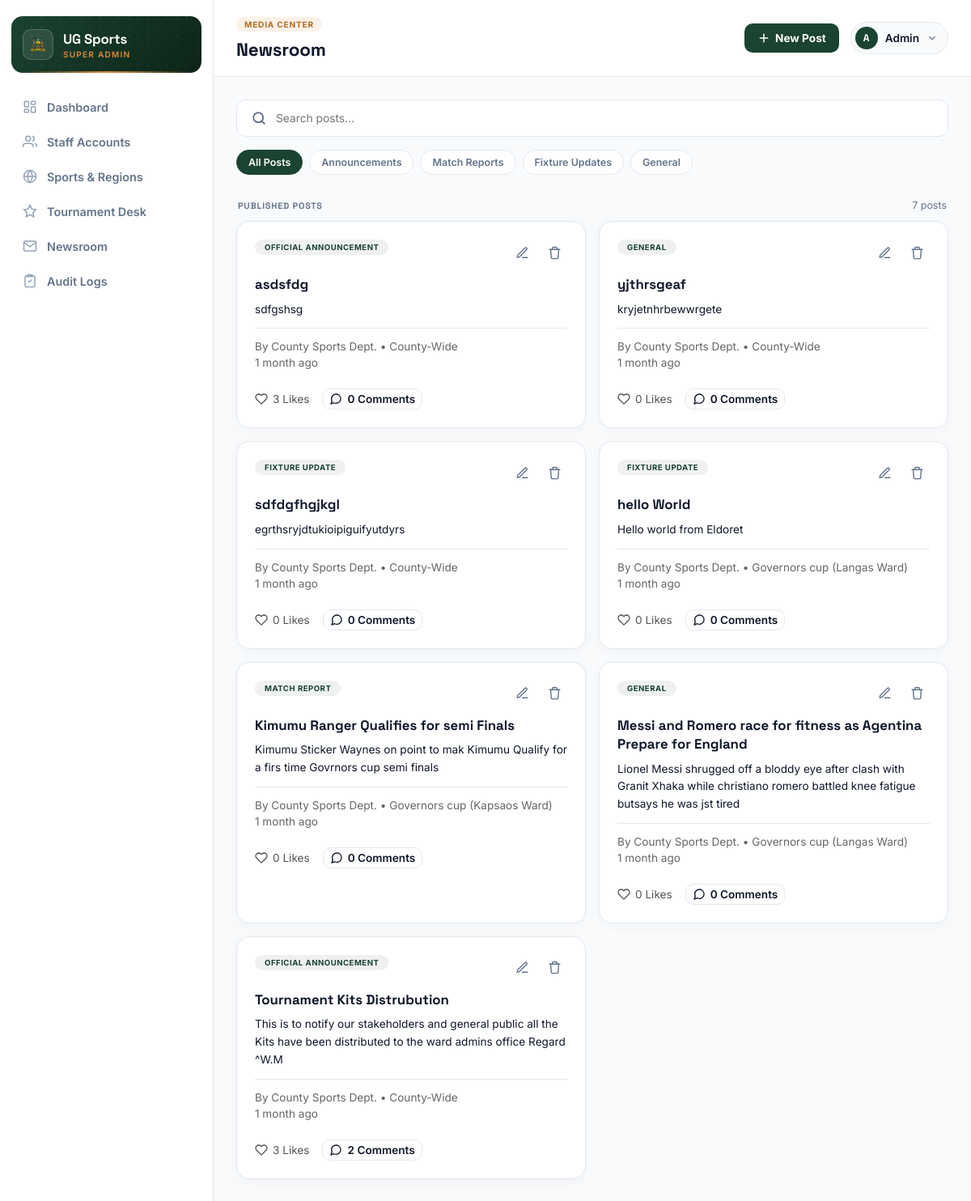
Page /accounts/newsroom/ (signed in) on the earlier database version.
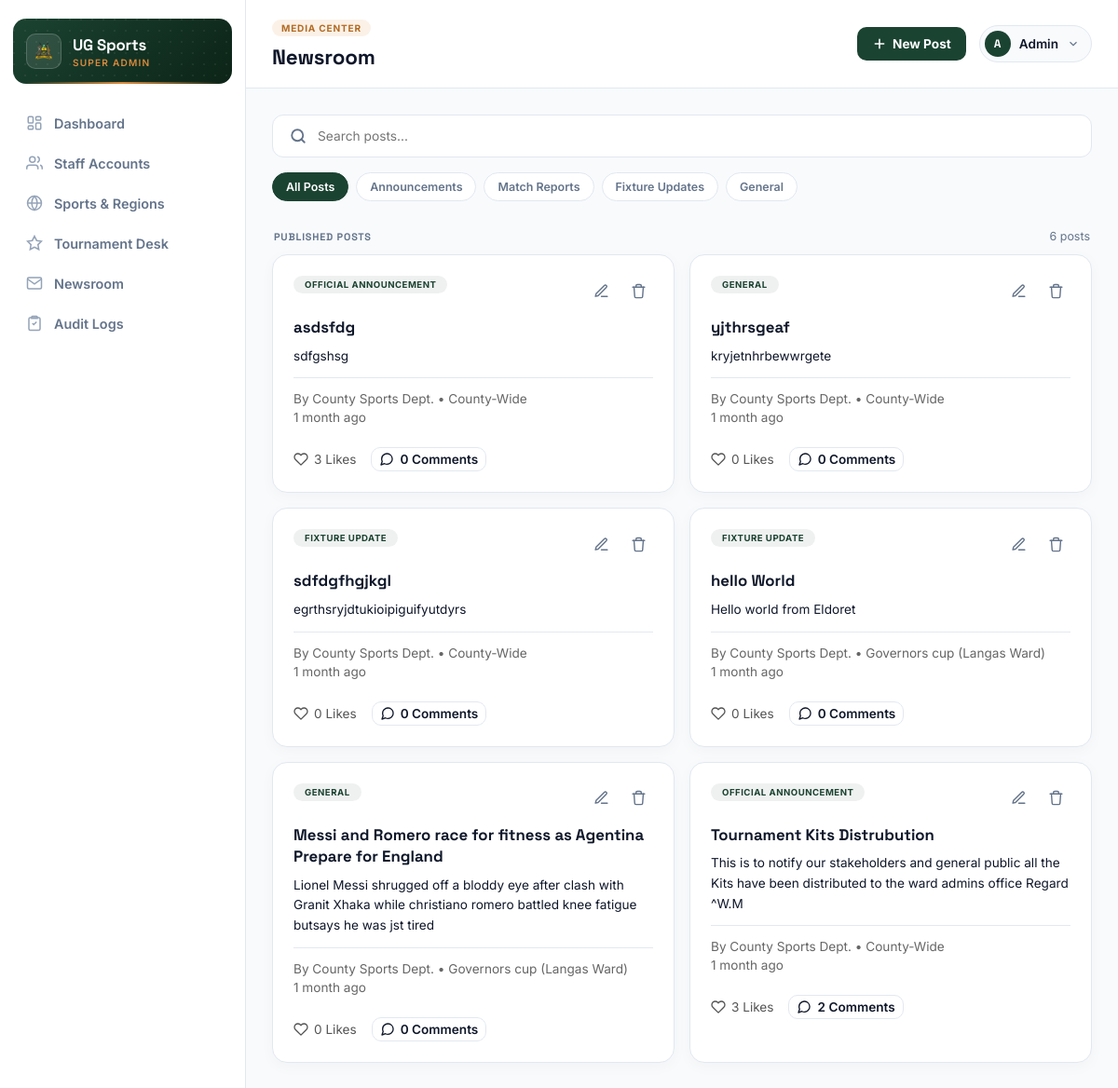
Same page on the later database version.
### accounts/models.py (models this page shows, shortened)
class NewsPost(models.Model):
    TAG_CHOICES = [
        ('announcement', 'Official Announcement'),
        ('match_report', 'Match Report'),
        ('fixture_update', 'Fixture Update'),
        ('general', 'General'),
    ]
    title = models.CharField(max_length=255, help_text="Headline of the post")
    tag = models.CharField(max_length=30, choices=TAG_CHOICES, default='general')
    sub_county = models.ForeignKey(
        SubCounty, on_delete=models.CASCADE, null=True, blank=True,
        related_name='news_posts', help_text="Leave blank for County-Wide scope"
    )
    phase = models.ForeignKey(
        Phase, on_delete=models.CASCADE, null=True, blank=True,
        related_name='news_posts', help_text="Link this news to a specific phase"
    )
    body = models.TextField(help_text="The full story content")
    author = models.ForeignKey(
        settings.AUTH_USER_MODEL, on_delete=models.SET_NULL, null=True,
        related_name='authored_news'
    )
    published_at = models.DateTimeField(auto_now_add=True)
    updated_at = models.DateTimeField(auto_now=True)
    like_count = models.PositiveIntegerField(default=0)
    class Meta:
        ordering = ['-published_at']

class User(AbstractUser):
    class Role(models.TextChoices):
        SYSTEM_ADMIN = 'system_admin', 'System Admin'
        COUNTY_ICT_OFFICER = 'county_ict', 'County ICT Officer'
        SUB_COUNTY_ADMIN = 'sub_county_admin', 'Sub-County Admin'
        WARD_ADMIN = 'ward_admin', 'Ward Admin'
        TEAM_MANAGER = 'team_manager', 'Team Manager'
    role = models.CharField(max_length=20, choices=Role.choices)
    sub_county = models.ForeignKey(
        SubCounty, on_delete=models.PROTECT, null=True, blank=True, related_name='admins'
    )
    ward = models.ForeignKey(
        Ward, on_delete=models.PROTECT, null=True, blank=True, related_name='admins'
    )
    phone_number = models.CharField(max_length=20, blank=True)

class Phase(models.Model):
    class Stage(models.TextChoices):
        WARD = 'ward', 'Ward Phase'
        SUB_COUNTY = 'sub_county', 'Sub-County Phase'
        COUNTY = 'county', 'County Phase'
        FINAL = 'final', 'Final Phase'
    class Status(models.TextChoices):
        UPCOMING = 'upcoming', 'Upcoming'
        ONGOING = 'ongoing', 'Ongoing'
        COMPLETED = 'completed', 'Completed'
    STAGE_ORDER = {
        Stage.WARD: 1,
        Stage.SUB_COUNTY: 2,
        Stage.COUNTY: 3,
        Stage.FINAL: 4,
    }
    tournament = models.ForeignKey(Tournament, on_delete=models.CASCADE, related_name='phases')
    stage = models.CharField(max_length=20, choices=Stage.choices)
    order = models.PositiveSmallIntegerField(editable=False, default=1)
    status = models.CharField(max_length=20, choices=Status.choices, default=Status.UPCOMING)
    ward = models.ForeignKey(
        Ward, on_delete=models.PROTECT, null=True, blank=True, related_name='phases'
    )
    sub_county = models.ForeignKey(
        SubCounty, on_delete=models.PROTECT, null=True, blank=True, related_name='phases'
    )
    start_date = models.DateField(null=True, blank=True)
    end_date = models.DateField(null=True, blank=True)
    created_by = models.ForeignKey(
        settings.AUTH_USER_MODEL, on_delete=models.SET_NULL, null=True,
        related_name='phases_created'
    )
    created_at = models.DateTimeField(auto_now_add=True)
    class Meta:
        unique_together = ('tournament', 'stage', 'ward', 'sub_county')
        ordering = ['tournament', 'order', 'ward__name', 'sub_county__name']
    @property
    def scope_label(self):
        if self.ward:
            return f"{self.ward.name} Ward"
        if self.sub_county:
            return f"{self.sub_county.name} Sub-County"
        if self.stage == self.Stage.FINAL:
            return "Final"
        return "County"

class Tournament(models.Model):
    class Status(models.TextChoices):
        UPCOMING = 'upcoming', 'Upcoming'
        ONGOING = 'ongoing', 'Ongoing'
        COMPLETED = 'completed', 'Completed'
    name = models.CharField(max_length=150)
    season = models.CharField(max_length=20, help_text="e.g. '2026'")
    sports = models.ManyToManyField(Sport, related_name='tournaments')
    status = models.CharField(max_length=20, choices=Status.choices, default=Status.UPCOMING)
    ward = models.ForeignKey(
        Ward, on_delete=models.PROTECT, null=True, blank=True, related_name='Tournament'
    )
    sub_county = models.ForeignKey(
        SubCounty, on_delete=models.PROTECT, null=True, blank=True, related_name='Tournament'
    )
    start_date = models.DateField(null=True, blank=True)
    end_date = models.DateField(null=True, blank=True)
    created_by = models.ForeignKey(
        settings.AUTH_USER_MODEL, on_delete=models.SET_NULL, null=True,
        related_name='tournaments_created'
    )
    created_at = models.DateTimeField(auto_now_add=True)
    class Meta:
        ordering = ['-season', 'name']
        unique_together = ('name', 'season')

class Ward(models.Model):
    sub_county = models.ForeignKey(SubCounty, on_delete=models.CASCADE, related_name='wards')
    name = models.CharField(max_length=100)
    created_at = models.DateTimeField(auto_now_add=True)
    class Meta:
        verbose_name_plural = "Wards"
        unique_together = ('sub_county', 'name')
        ordering = ['sub_county__name', 'name']

### accounts/views.py (the view)
# urls.py: path('newsroom/', views.NewsroomView, name='newsroom'),
@superadmin_admin_required
@login_required
def NewsroomView(request):
    phases = Phase.objects.select_related('ward', 'sub_county', 'tournament').order_by('-created_at')
    news_list = NewsPost.objects.select_related('author', 'phase', 'sub_county') \
        .prefetch_related('comments', 'comments__author') \
        .order_by('-published_at')
    paginator = Paginator(news_list, 12)
    page_number = request.GET.get('page')
    page_obj = paginator.get_page(page_number)
    liked_posts = request.session.get('liked_posts', [])
    context = {
        'posts': page_obj,
        'page_obj': page_obj,
        'is_paginated': page_obj.has_other_pages(),
        'phases': phases,  # <-- Pass phases to the template
        'liked_posts': liked_posts,
    }
    return render(request, 'superadmin_newsroom.html', context)

### accounts/models.py (called while the page is built)
    def display_author_name(self):
        if self.author:
            return self.author.get_full_name() or self.author.username
        return self.guest_name

### accounts/templates/superadmin_newsroom.html (shortened to what the changed rows need)
{% extends "superadmin_base.html" %}
{% block page_title %}Newsroom{% endblock %}
{% block content %}
<div class="group-header-row">
    <h3 class="group-header">Published Posts</h3>
    <span class="cell-sub">{{ posts|length }} post{{ posts|length|pluralize }}</span>
</div>
<div id="news-grid" style="display: grid; grid-template-columns: repeat(auto-fill, minmax(320px, 1fr)); gap: 16px;">
    {% for post in posts %}
    <div class="group news-card" data-tag="{{ post.tag }}" data-search="{{ post.title|lower }} {{ post.body|lower }}">
        <div style="display: flex; justify-content: space-between; align-items: flex-start;">
            <span class="news-tag">{{ post.get_tag_display }}</span>
            <div class="row-right">
                <button class="icon-btn" title="Edit" onclick="editPost(this)"
                        data-edit-url="{% url 'news_edit' post.pk %}"
                        data-title="{{ post.title|escapejs }}"
                        data-tag-value="{{ post.tag }}"
                        data-body="{{ post.body|escapejs }}"
                        data-subcounty-id="{{ post.sub_county_id|default:'' }}">
                    <svg viewBox="0 0 24 24" fill="none" stroke="currentColor" stroke-width="2" stroke-linecap="round" stroke-linejoin="round"><path d="M12 20h9"/><path d="M16.5 3.5a2.12 2.12 0 0 1 3 3L7 19l-4 1 1-4Z"/></svg>
                </button>
                <form method="post" action="{% url 'news_delete' post.pk %}" style="display: inline;" onsubmit="return confirm('Delete this post? This cannot be undone.');">
                    <button type="submit" class="icon-btn danger" title="Delete">
                        <svg viewBox="0 0 24 24" fill="none" stroke="currentColor" stroke-width="2" stroke-linecap="round" stroke-linejoin="round"><path d="M3 6h18"/><path d="M8 6V4a2 2 0 0 1 2-2h4a2 2 0 0 1 2 2v2"/><path d="M19 6l-1 14a2 2 0 0 1-2 2H8a2 2 0 0 1-2-2L5 6"/></svg>
                    </button>
                </form>
            </div>
        </div>
        <h3 style="margin: 12px 0 8px 0;">{{ post.title }}</h3>
        <p style="margin-bottom: 12px; color: var(--text-muted);">{{ post.body|truncatewords:28 }}</p>
       <div class="news-meta" style="font-size: 0.85rem; color: #666; margin-top: auto; display: flex; flex-direction: column; gap: 4px; padding-bottom: 12px; border-bottom: 1px solid var(--border);">
    <span>
        By {{ post.author.get_full_name|default:"County Sports Dept." }} •
        {% if post.phase %}
            {{ post.phase.tournament.name }} ({{ post.phase.scope_label }})
        {% else %}
            County-Wide
        {% endif %}
    </span>
    <span>{{ post.published_at|timesince }} ago</span>
</div>
        <div class="news-stats" style="display: flex; gap: 16px; margin-top: 12px; font-size: 0.85rem; color: #555; align-items: center;">
            <span style="display: flex; align-items: center; gap: 6px;" title="Total Likes">
                <svg viewBox="0 0 24 24" width="16" height="16" stroke="currentColor" fill="none" stroke-width="2" stroke-linecap="round" stroke-linejoin="round"><path d="M20.84 4.61a5.5 5.5 0 0 0-7.78 0L12 5.67l-1.06-1.06a5.5 5.5 0 0 0-7.78 7.78l1.06 1.06L12 21.23l7.78-7.78 1.06-1.06a5.5 5.5 0 0 0 0-7.78z"></path></svg>
                {{ post.like_count }} Likes
            </span>
            <button type="button" class="btn-ghost" style="padding: 4px 8px; font-size: 0.85rem; display: flex; align-items: center; gap: 6px;" onclick="toggleAdminComments('admin-comments-{{ post.pk }}')">
                {{ post.comments.count }} Comments
            </button>
        </div>
    </div>
    {% endfor %}
</div>
{% endblock %}

Differences in the rows shown:
removed NewsPost: tag "MATCH REPORT", title "Kimumu Ranger Qualifies for semi Finals", body "Kimumu Sticker Waynes on point to mak Kimumu Qualify for a firs time Govrnors cup semi finals", author.get_full_name "County Sports Dept.", phase.tournament.name "Governors cup", phase.scope_label "Kapsaos Ward", published_at "1 month", like_count "0", comments.count "0"
Other differences:
{{ posts|length }}: "7" → "6"
